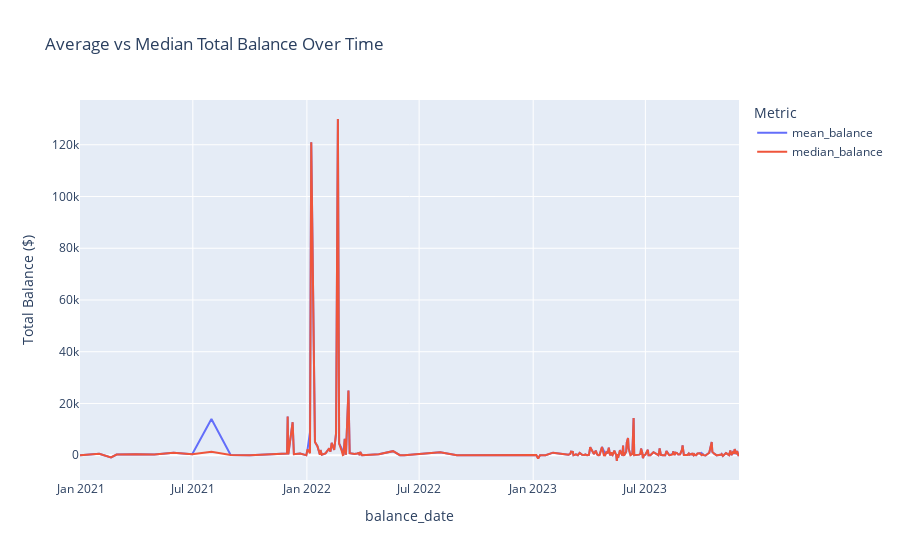

The cell this chart's notebook holds for it:
### Code cell
# add median plot
daily_avg_bads = sampled_bads.groupby('balance_date').agg({
    'total_balance': ['mean', 'median']
}).reset_index()
daily_avg_bads.columns = ['balance_date', 'mean_balance', 'median_balance']

fig = px.line(daily_avg_bads, x='balance_date', y=['mean_balance', 'median_balance'],
              title='Average vs Median Total Balance Over Time')
fig.update_layout(yaxis_title='Total Balance ($)', 
                  legend_title_text='Metric')
fig.show()

### Figure 1 — Plotly figure (JSON) as saved in the notebook; plotly's stock layout.template omitted (floating-point values rounded to 4 significant figures; data arrays with more than 128 entries replaced by an {"elided": "..."} marker saying what was removed)
{"data": [{"hovertemplate": "variable=mean_balance<br>balance_date=%{x}<br>value=%{y}<extra></extra>", "legendgroup": "mean_balance", "line": {"color": "#636efa", "dash": "solid"}, "marker": {"symbol": "circle"}, "mode": "lines", "name": "mean_balance", "orientation": "v", "showlegend": true, "type": "scatter", "x": {"elided": "202 str values"}, "xaxis": "x", "y": {"elided": "202 float values"}, "yaxis": "y"}, {"hovertemplate": "variable=median_balance<br>balance_date=%{x}<br>value=%{y}<extra></extra>", "legendgroup": "median_balance", "line": {"color": "#EF553B", "dash": "solid"}, "marker": {"symbol": "circle"}, "mode": "lines", "name": "median_balance", "orientation": "v", "showlegend": true, "type": "scatter", "x": {"elided": "202 str values"}, "xaxis": "x", "y": {"elided": "202 float values"}, "yaxis": "y"}], "layout": {"autosize": true, "legend": {"title": {"text": "Metric"}, "tracegroupgap": 0}, "title": {"text": "Average vs Median Total Balance Over Time"}, "xaxis": {"anchor": "y", "autorange": true, "domain": [0, 1], "range": ["2020-12-31", "2023-11-29"], "title": {"text": "balance_date"}, "type": "date"}, "yaxis": {"anchor": "x", "autorange": true, "domain": [0, 1], "range": [-9588.0, 137300.0], "title": {"text": "Total Balance ($)"}, "type": "linear"}}}
